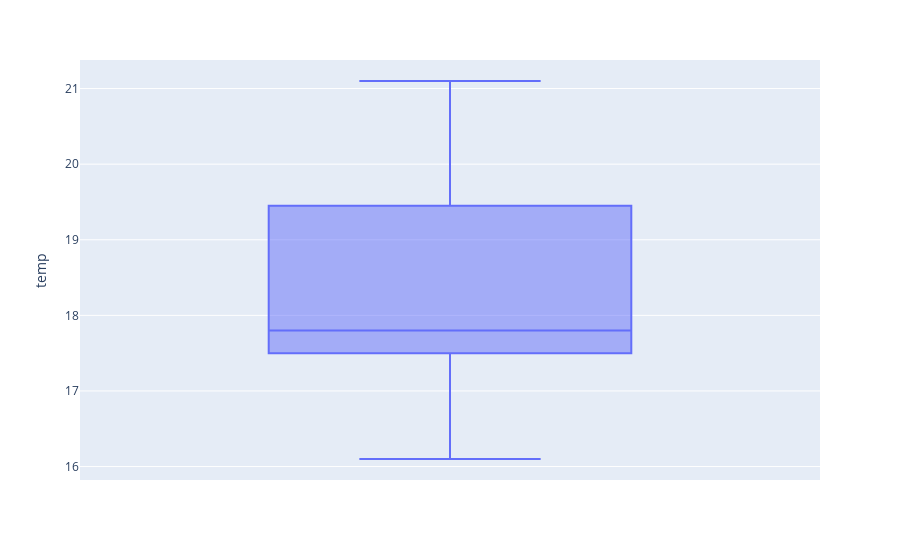

The cell this chart's notebook holds for it:
### Code cell
fig = px.box(
    dflist, 
    y="temp"
    )
fig.show()

### Figure 1 — Plotly figure (JSON) as saved in the notebook; plotly's stock layout.template omitted (floating-point values rounded to 4 significant figures)
{"data": [{"alignmentgroup": "True", "hovertemplate": "temp=%{y}<extra></extra>", "legendgroup": "", "marker": {"color": "#636efa"}, "name": "", "notched": false, "offsetgroup": "", "orientation": "v", "showlegend": false, "type": "box", "x0": " ", "xaxis": "x", "y": [18.9, 20, 21.1, 20, 21.1, 20, 17.8, 17.8, 17.8, 17.8, 17.8, 17.8, 17.8, 17.8, 17.8, 18.9, 16.1, 16.1, 16.1, 16.1, 17.2, 17.2, 17.8, 21.1], "y0": " ", "yaxis": "y"}], "layout": {"boxmode": "group", "legend": {"tracegroupgap": 0}, "margin": {"t": 60}, "xaxis": {"anchor": "y", "domain": [0, 1]}, "yaxis": {"anchor": "x", "domain": [0, 1], "title": {"text": "temp"}}}}
